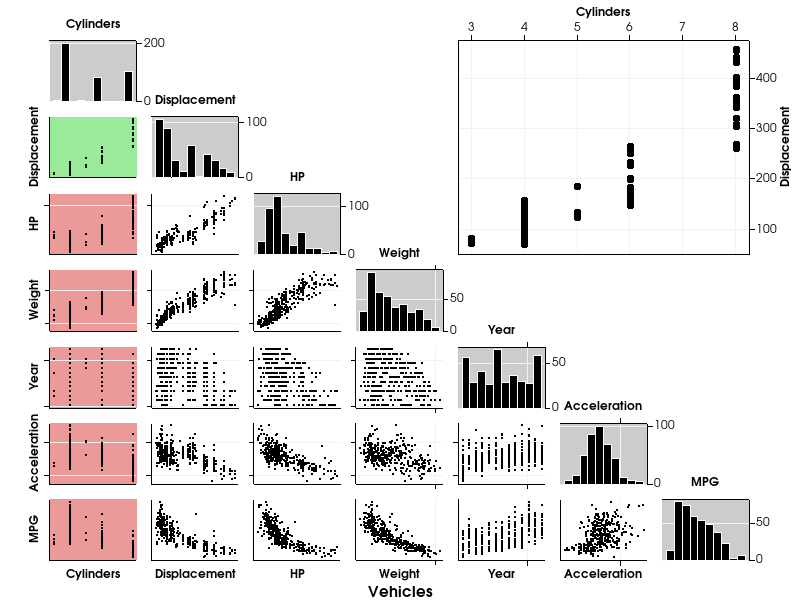

Reproduce this figure in Python.
#!/usr/bin/env python
# Demonstrate a scatter plot matrix with vehicle data from CSV.

import os

import vtkmodules.vtkInteractionStyle  # noqa: F401
import vtkmodules.vtkRenderingContextOpenGL2  # noqa: F401
import vtkmodules.vtkRenderingOpenGL2  # noqa: F401

from vtkmodules.vtkChartsCore import vtkScatterPlotMatrix
from vtkmodules.vtkIOInfovis import vtkDelimitedTextReader
from vtkmodules.vtkRenderingContext2D import vtkContextActor
from vtkmodules.vtkRenderingCore import (
    vtkRenderWindow,
    vtkRenderWindowInteractor,
    vtkRenderer,
)

# Read vehicle data CSV.
data_dir = os.environ.get("VPE_DATA_DIR", os.path.dirname(os.path.abspath(__file__)))
csv_path = os.path.join(data_dir, "vehicle_data.csv")

reader = vtkDelimitedTextReader()
reader.SetFileName(csv_path)
reader.SetHaveHeaders(True)
reader.SetDetectNumericColumns(True)
reader.Update()

# Set up the scatter plot matrix.
matrix = vtkScatterPlotMatrix()
matrix.SetInput(reader.GetOutput())
matrix.SetTitle("Vehicles")
prop = matrix.GetTitleProperties()
prop.SetJustification(1)
prop.SetColor(0, 0, 0)
prop.SetFontSize(15)
prop.BoldOn()

# Context actor and scene wiring.
context_actor = vtkContextActor()
context_actor.GetScene().AddItem(matrix)

# Renderer
renderer = vtkRenderer()
renderer.SetBackground(1.0, 1.0, 1.0)
context_actor.GetScene().SetRenderer(renderer)
renderer.AddActor(context_actor)

# Window
render_window = vtkRenderWindow()
render_window.SetSize(800, 600)
render_window.SetMultiSamples(0)
render_window.AddRenderer(renderer)
render_window.SetWindowName("scatter plot matrix vehicles")

# Interactor
interactor = vtkRenderWindowInteractor()
interactor.SetRenderWindow(render_window)

interactor.Initialize()
interactor.Start()
